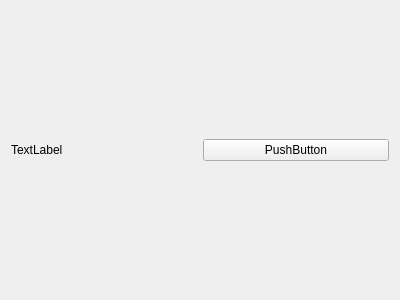
<?xml version="1.0" encoding="UTF-8"?>
<ui version="4.0">
 <class>MainWindow</class>
 <widget class="QMainWindow" name="MainWindow">
  <property name="geometry">
   <rect>
    <x>0</x>
    <y>0</y>
    <width>400</width>
    <height>300</height>
   </rect>
  </property>
  <property name="windowTitle">
   <string>MainWindow</string>
  </property>
  <widget class="QWidget" name="centralWidget">
   <layout class="QHBoxLayout" name="horizontalLayout_2">
    <item>
     <layout class="QHBoxLayout" name="horizontalLayout">
      <item>
       <widget class="QLabel" name="label">
        <property name="text">
         <string>TextLabel</string>
        </property>
       </widget>
      </item>
      <item>
       <widget class="QPushButton" name="recCtrl">
        <property name="text">
         <string>PushButton</string>
        </property>
       </widget>
      </item>
     </layout>
    </item>
   </layout>
  </widget>
 </widget>
 <layoutdefault spacing="6" margin="11"/>
 <resources/>
 <connections/>
</ui>
